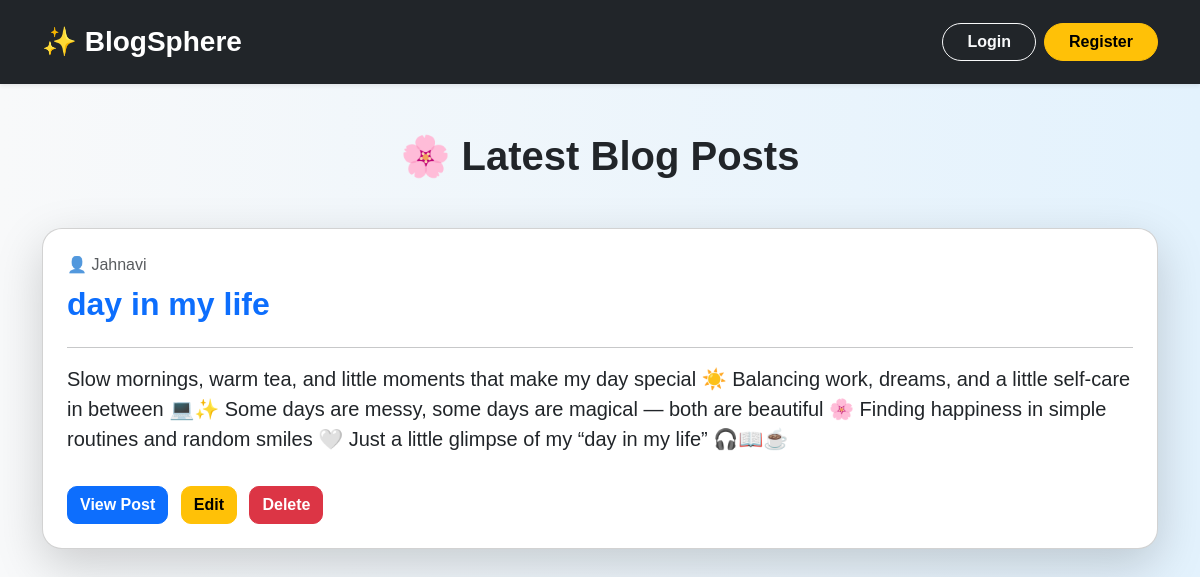
The page / on the database its author committed.
### app.py (models this page shows)
class Post(db.Model):
    id = db.Column(db.Integer, primary_key=True)
    title = db.Column(db.String(200), nullable=False)
    content = db.Column(db.Text, nullable=False)
    username = db.Column(db.String(100))

### app.py (the view)
@app.route('/')
def home():
    posts = Post.query.all()
    username = session.get('username')
    return render_template(
        'index.html',
        posts=posts,
        username=username
    )

### templates/index.html (shortened to what this page needs)
<!DOCTYPE html>
<html>
<head>
    <link href="https://cdn.jsdelivr.net/npm/bootstrap@5.3.0/dist/css/bootstrap.min.css"
          rel="stylesheet">
    <link rel="stylesheet"
          href="{{ url_for('static', filename='style.css') }}">
</head>
<body>
<nav class="navbar navbar-expand-lg navbar-dark bg-dark shadow-sm py-3">
    <div class="container">
        <a class="navbar-brand fw-bold fs-3">
            ✨ BlogSphere
        </a>
        <div class="d-flex align-items-center">
            {% if username %}
                <div class="d-flex align-items-center me-3">
                    <div class="rounded-circle bg-light text-dark d-flex justify-content-center align-items-center"
                         style="width:40px; height:40px; font-weight:bold;">
                        {{ username[0].upper() }}
                    </div>
                    <span class="text-white ms-2 fw-semibold">
                        {{ username }}
                    </span>
                </div>
                <a href="/create-post"
                   class="btn btn-success rounded-pill px-4 me-2">
                    + Create
                </a>
                <a href="/logout"
                   class="btn btn-outline-light rounded-pill px-4">
                    Logout
                </a>
            {% else %}
                <a href="/login"
                   class="btn btn-outline-light rounded-pill px-4 me-2">
                    Login
                </a>
                <a href="/register"
                   class="btn btn-warning rounded-pill px-4 fw-semibold">
                    Register
                </a>
            {% endif %}
        </div>
    </div>
</nav>
<div class="container mt-5">
    <h1 class="text-center fw-bold mb-5">
        🌸 Latest Blog Posts
    </h1>
    {% for post in posts %}
    <div class="card shadow-lg p-4 mb-4">
        <p class="text-muted mb-2">
            👤 {{ post.username }}
        </p>
        <h2 class="fw-bold text-primary">
            {{ post.title }}
        </h2>
        <hr>
        <p class="fs-5">
            {{ post.content }}
        </p>
        <div class="mt-3">
            <a href="/post/{{ post.id }}"
               class="btn btn-primary me-2">
                View Post
            </a>
            <a href="/edit-post/{{ post.id }}"
               class="btn btn-warning me-2">
                Edit
            </a>
            <a href="/delete-post/{{ post.id }}"
               class="btn btn-danger">
                Delete
            </a>
        </div>
    </div>
    {% else %}
    <div class="text-center mt-5">
        <h4 class="text-muted">
            No posts available.
        </h4>
    </div>
    {% endfor %}
</div>
</body>
</html>

### static/style.css (style rules this page uses)
body { background: linear-gradient(to right,#f8f9fa,#e3f2fd); font-family: Arial, sans-serif; }
.navbar { padding:15px; }
.card { border-radius:20px; }
.btn { border-radius:10px; font-weight:bold; }

### rows shown on the page
Post: username "Jahnavi", title "day in my life", content "Slow mornings, warm tea, and little moments that make my day special ☀️ Balancing work, dreams, and a little self-care in between 💻✨ Some days are messy, some days are magical — both are beautiful 🌸 Finding happiness in simple routines and random smiles 🤍 Just a little glimpse of my “day in my life” 🎧📖☕"
